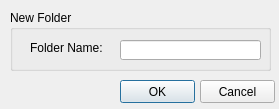
<?xml version="1.0" encoding="UTF-8"?>
<ui version="4.0">
 <class>NewFolderDlg</class>
 <widget class="QDialog" name="NewFolderDlg">
  <property name="geometry">
   <rect>
    <x>0</x>
    <y>0</y>
    <width>279</width>
    <height>109</height>
   </rect>
  </property>
  <property name="windowTitle">
   <string>Dialog</string>
  </property>
  <widget class="QGroupBox" name="groupBox">
   <property name="geometry">
    <rect>
     <x>10</x>
     <y>10</y>
     <width>261</width>
     <height>61</height>
    </rect>
   </property>
   <property name="title">
    <string>New Folder</string>
   </property>
   <widget class="QLineEdit" name="editFolder">
    <property name="geometry">
     <rect>
      <x>110</x>
      <y>30</y>
      <width>141</width>
      <height>20</height>
     </rect>
    </property>
    <property name="maxLength">
     <number>30</number>
    </property>
   </widget>
   <widget class="QLabel" name="label">
    <property name="geometry">
     <rect>
      <x>20</x>
      <y>30</y>
      <width>81</width>
      <height>16</height>
     </rect>
    </property>
    <property name="text">
     <string>Folder Name:</string>
    </property>
   </widget>
  </widget>
  <widget class="QPushButton" name="okBtn">
   <property name="geometry">
    <rect>
     <x>120</x>
     <y>80</y>
     <width>75</width>
     <height>23</height>
    </rect>
   </property>
   <property name="text">
    <string>OK</string>
   </property>
  </widget>
  <widget class="QPushButton" name="cancelBtn">
   <property name="geometry">
    <rect>
     <x>200</x>
     <y>80</y>
     <width>75</width>
     <height>23</height>
    </rect>
   </property>
   <property name="text">
    <string>Cancel</string>
   </property>
  </widget>
 </widget>
 <resources/>
 <connections/>
</ui>
